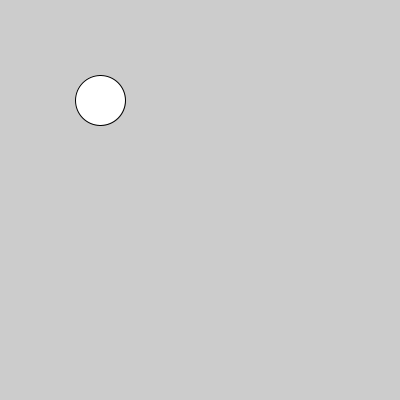
Frame 1 (no input)
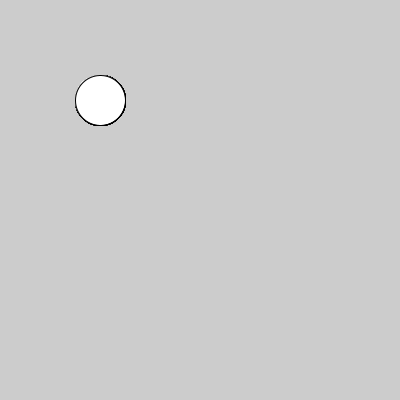
Frame 60 (the mouse pressed at the canvas centre just before this capture)
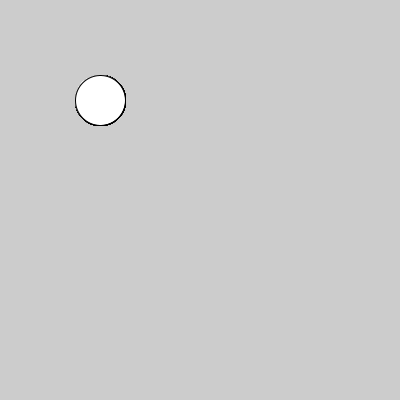
Frame 120 (the mouse held since frame 60 and released just before this capture)

The Processing sketch that drew these frames (run headless with seeded random() and noise(); from frame 60 on, the mouse is pressed at the canvas centre):

// Processing sketch: test
// ── test.pde
void setup() {
  size(400, 400);
}

void draw() {
  ellipse(100, 100, 50, 50);
}
